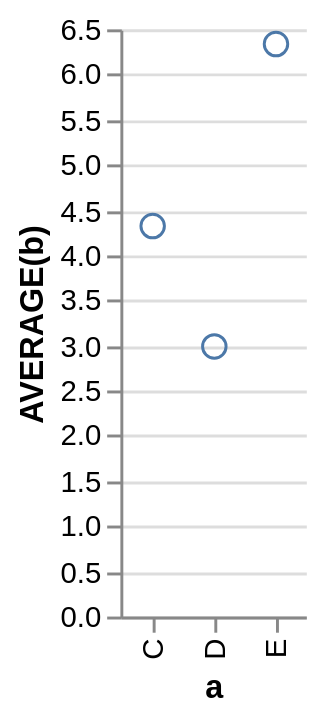

Write a Vega-Lite specification for this figure.
### Vega specification from a JSON file in a GitHub repository (floating-point values rounded to 4 significant figures)
{"$schema": "http://vega.github.io/schema/vega/v3.0.json", "autosize": "pad", "padding": 5, "data": [{"name": "source_0", "values": [{"a": "C", "b": 2}, {"a": "C", "b": 7}, {"a": "C", "b": 4}, {"a": "D", "b": 1}, {"a": "D", "b": 2}, {"a": "D", "b": 6}, {"a": "E", "b": 8}, {"a": "E", "b": 4}, {"a": "E", "b": 7}], "format": {"type": "json", "parse": {"b": "number"}}, "transform": [{"type": "filter", "expr": "datum[\"b\"] !== null && !isNaN(datum[\"b\"])"}, {"type": "aggregate", "groupby": ["a"], "ops": ["average"], "fields": ["b"]}]}], "signals": [{"name": "width", "update": "bandspace(domain('x').length, 1, 0.5) * 21"}, {"name": "height", "update": "200"}, {"name": "unit", "value": {}, "on": [{"events": "mousemove", "update": "group()._id ? group() : unit"}]}], "marks": [{"name": "nested_main_group", "type": "group", "encode": {"update": {"width": {"signal": "width"}, "height": {"signal": "height"}, "fill": {"value": "transparent"}}}, "marks": [{"name": "marks", "type": "symbol", "role": "point", "from": {"data": "source_0"}, "encode": {"update": {"x": {"scale": "x", "field": "a"}, "y": {"scale": "y", "field": "average_b"}, "stroke": {"value": "#4c78a8"}, "fill": {"value": "transparent"}}}}]}], "scales": [{"name": "x", "type": "point", "domain": {"data": "source_0", "field": "a", "sort": true}, "range": {"step": 21}, "round": true, "padding": 0.5}, {"name": "y", "type": "linear", "domain": {"data": "source_0", "field": "average_b"}, "range": [200, 0], "round": true, "nice": true, "zero": true}], "axes": [{"scale": "x", "orient": "bottom", "tickCount": 5, "title": "a", "zindex": 1, "encode": {"labels": {"update": {"angle": {"value": 270}, "align": {"value": "right"}, "baseline": {"value": "middle"}}}}}, {"scale": "y", "format": "s", "orient": "left", "title": "AVERAGE(b)", "zindex": 1}, {"scale": "y", "domain": false, "format": "s", "grid": true, "labels": false, "orient": "left", "ticks": false, "zindex": 0, "gridScale": "x"}]}
